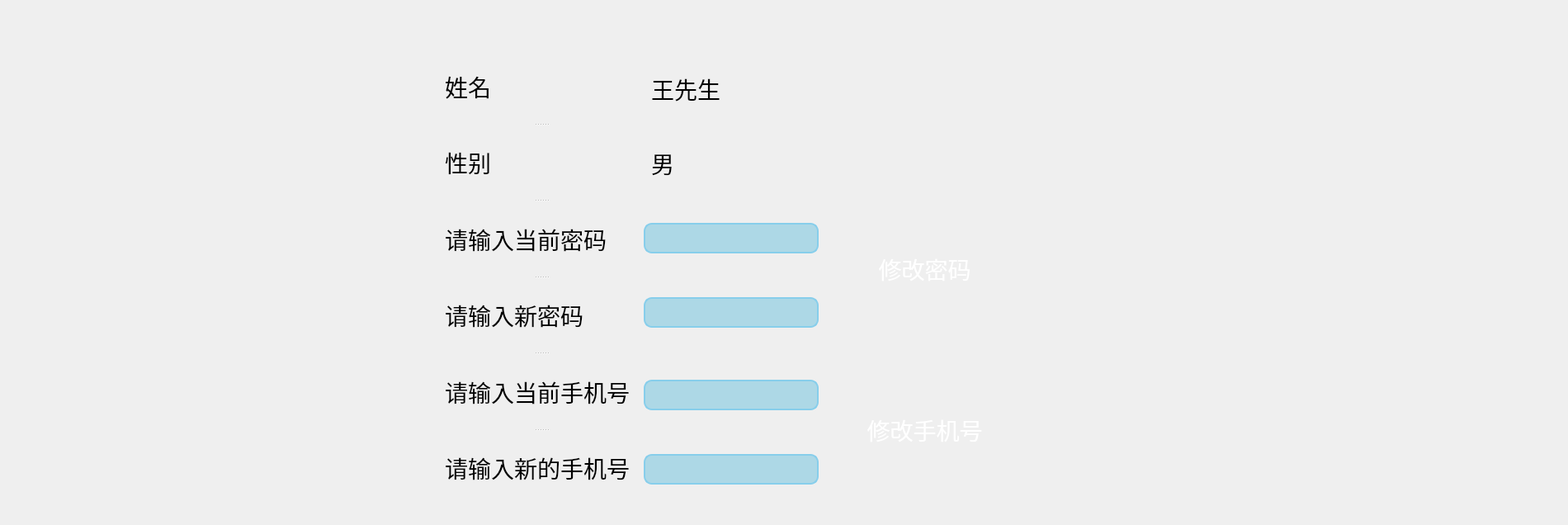
<?xml version="1.0" encoding="UTF-8"?>
<ui version="4.0">
 <class>UserInfoPage</class>
 <widget class="QWidget" name="UserInfoPage">
  <property name="geometry">
   <rect>
    <x>0</x>
    <y>0</y>
    <width>1900</width>
    <height>636</height>
   </rect>
  </property>
  <property name="windowTitle">
   <string>User Info</string>
  </property>
  <property name="styleSheet">
   <string notr="true">/* QLineEdit 样式 */
QLineEdit {
    color: white;
       font-family: &quot;Microsoft YaHei&quot;;
	background-color: lightblue;
    font-size: 28px; /* 提高字体大小 */
    border-style: outset;
    border-radius: 10px;

border: 2px solid #87CEEB; /* 增加边框以突出输入框 */
}


/* QLabel 样式 */
QLabel {
 font-family: &quot;Microsoft YaHei&quot;;
	background: rgba(85, 170, 255, 0);
    color: black; /* 黑色字体 */
    font-size: 28px; /* 字体大小 */
    padding: 2px; /* 内边距 */

    text-align: center; /* 居中对齐 */
}














</string>
  </property>
  <widget class="QLabel" name="displayUserName">
   <property name="geometry">
    <rect>
     <x>780</x>
     <y>90</y>
     <width>161</width>
     <height>35</height>
    </rect>
   </property>
   <property name="maximumSize">
    <size>
     <width>16777215</width>
     <height>35</height>
    </size>
   </property>
   <property name="text">
    <string>王先生</string>
   </property>
  </widget>
  <widget class="QLabel" name="displayGender">
   <property name="geometry">
    <rect>
     <x>780</x>
     <y>180</y>
     <width>39</width>
     <height>35</height>
    </rect>
   </property>
   <property name="maximumSize">
    <size>
     <width>16777215</width>
     <height>35</height>
    </size>
   </property>
   <property name="text">
    <string>男</string>
   </property>
  </widget>
  <widget class="QLineEdit" name="editCurrentPassword">
   <property name="geometry">
    <rect>
     <x>780</x>
     <y>270</y>
     <width>212</width>
     <height>37</height>
    </rect>
   </property>
   <property name="sizePolicy">
    <sizepolicy hsizetype="Fixed" vsizetype="Fixed">
     <horstretch>0</horstretch>
     <verstretch>0</verstretch>
    </sizepolicy>
   </property>
   <property name="maximumSize">
    <size>
     <width>16777215</width>
     <height>37</height>
    </size>
   </property>
   <property name="echoMode">
    <enum>QLineEdit::PasswordEchoOnEdit</enum>
   </property>
  </widget>
  <widget class="QLineEdit" name="editPassword">
   <property name="geometry">
    <rect>
     <x>780</x>
     <y>360</y>
     <width>212</width>
     <height>37</height>
    </rect>
   </property>
   <property name="maximumSize">
    <size>
     <width>16777215</width>
     <height>37</height>
    </size>
   </property>
   <property name="echoMode">
    <enum>QLineEdit::PasswordEchoOnEdit</enum>
   </property>
  </widget>
  <widget class="QPushButton" name="buttonChangePassword">
   <property name="geometry">
    <rect>
     <x>1040</x>
     <y>300</y>
     <width>161</width>
     <height>51</height>
    </rect>
   </property>
   <property name="styleSheet">
    <string notr="true">QPushButton {
    font-family: &quot;Microsoft YaHei&quot;;
    font-size: 28px;
    color: white;
    background: qlineargradient(x1:0, y1:0, x2:1, y2:0,
                  stop:0 #FDC245, stop:1 #FB9E23);
border-radius: 10px;

}
QPushButton:hover {
background-color:#FAC85C;
}</string>
   </property>
   <property name="text">
    <string>修改密码</string>
   </property>
  </widget>
  <widget class="QLineEdit" name="editCurrentPhoneNumber">
   <property name="geometry">
    <rect>
     <x>780</x>
     <y>460</y>
     <width>212</width>
     <height>37</height>
    </rect>
   </property>
   <property name="maximumSize">
    <size>
     <width>16777215</width>
     <height>37</height>
    </size>
   </property>
  </widget>
  <widget class="QLineEdit" name="editPhoneNumber">
   <property name="geometry">
    <rect>
     <x>780</x>
     <y>550</y>
     <width>212</width>
     <height>37</height>
    </rect>
   </property>
   <property name="maximumSize">
    <size>
     <width>16777215</width>
     <height>37</height>
    </size>
   </property>
  </widget>
  <widget class="QPushButton" name="buttonChangePhoneNumber">
   <property name="geometry">
    <rect>
     <x>1030</x>
     <y>500</y>
     <width>181</width>
     <height>41</height>
    </rect>
   </property>
   <property name="styleSheet">
    <string notr="true">QPushButton {
    font-family: &quot;Microsoft YaHei&quot;;
    font-size: 28px;
    color: white;
    background: qlineargradient(x1:0, y1:0, x2:1, y2:0,
                  stop:0 #FDC245, stop:1 #FB9E23);
border-radius: 10px;

}
QPushButton:hover {
background-color:#FAC85C;
}</string>
   </property>
   <property name="text">
    <string>修改手机号</string>
   </property>
  </widget>
  <widget class="QSplitter" name="splitter">
   <property name="geometry">
    <rect>
     <x>530</x>
     <y>60</y>
     <width>251</width>
     <height>551</height>
    </rect>
   </property>
   <property name="orientation">
    <enum>Qt::Vertical</enum>
   </property>
   <widget class="QLabel" name="labelUserName">
    <property name="font">
     <font>
      <family>Microsoft YaHei</family>
      <pointsize>-1</pointsize>
     </font>
    </property>
    <property name="text">
     <string>姓名</string>
    </property>
   </widget>
   <widget class="QLabel" name="labelGender">
    <property name="text">
     <string>性别</string>
    </property>
   </widget>
   <widget class="QLabel" name="labelCurrentPassword">
    <property name="text">
     <string>请输入当前密码</string>
    </property>
   </widget>
   <widget class="QLabel" name="labelNewPassword">
    <property name="text">
     <string>请输入新密码</string>
    </property>
   </widget>
   <widget class="QLabel" name="labelCurrentPhoneNumber">
    <property name="text">
     <string>请输入当前手机号</string>
    </property>
   </widget>
   <widget class="QLabel" name="labelNewPhoneNumber">
    <property name="text">
     <string>请输入新的手机号</string>
    </property>
   </widget>
  </widget>
  <zorder>splitter</zorder>
  <zorder>displayUserName</zorder>
  <zorder>displayGender</zorder>
  <zorder>editCurrentPassword</zorder>
  <zorder>editPassword</zorder>
  <zorder>buttonChangePassword</zorder>
  <zorder>editCurrentPhoneNumber</zorder>
  <zorder>editPhoneNumber</zorder>
  <zorder>buttonChangePhoneNumber</zorder>
 </widget>
 <resources/>
 <connections/>
</ui>
